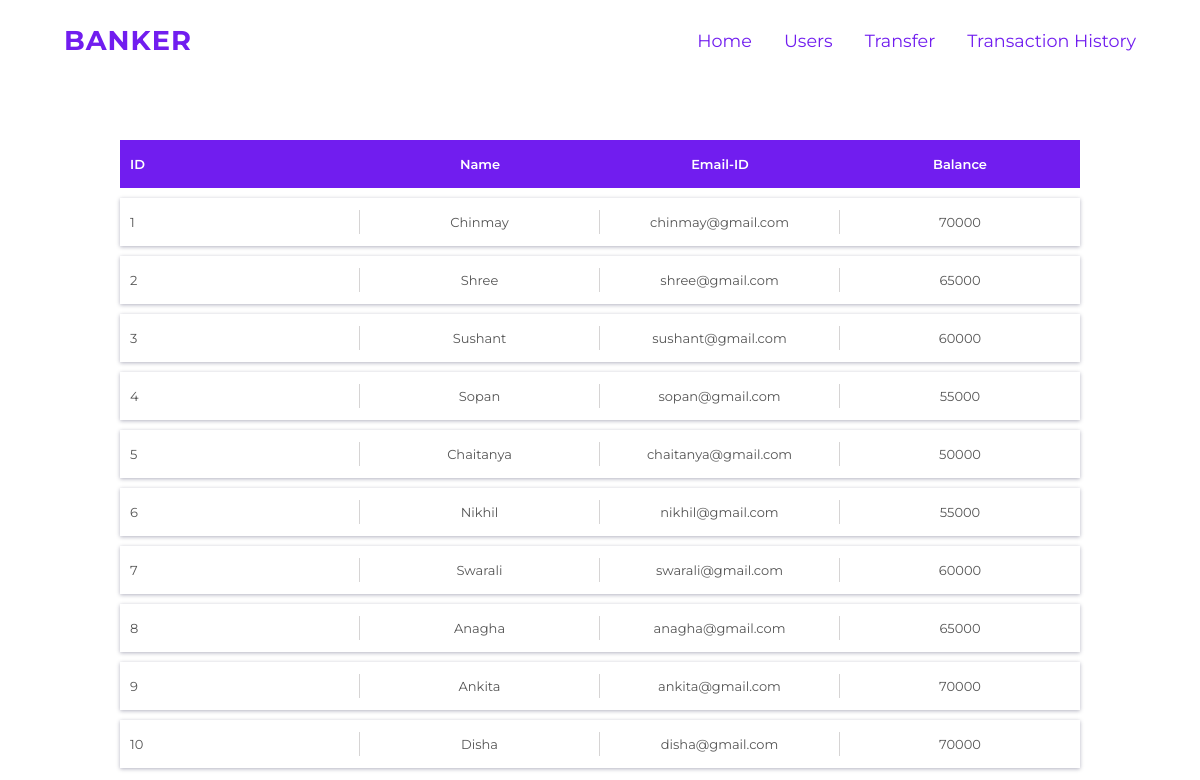
The page /users.php on the database its author committed.
### tables this page shows
CREATE TABLE `accounts` (
  `id` varchar(3) NOT NULL,
  `name` varchar(50) NOT NULL,
  `email` varchar(70) NOT NULL,
  `balance` varchar(12) NOT NULL
);

### users.php (the view, shortened to what this page needs)
<?php
include('config.php');
$sql = "SELECT * FROM `accounts`";
$result = mysqli_query($con, $sql);
?>
<!DOCTYPE html>
<html lang="en">
<head>
    <link rel="stylesheet" href="https://cdnjs.cloudflare.com/ajax/libs/font-awesome/5.15.1/css/all.min.css">
    <link rel="stylesheet" href="css/style.css">
    <link rel="stylesheet" href="css/users.css">
    <link rel="stylesheet" href="css/preloader.css">
</head>
<body onload="load()">
    <header>
        <h1>Banker</h1>
        <section class="menu">
            <ul class="menu-list">
                <li><a href="index.php">Home</a></li>
                <li><a href="users.php">Users</a></li>
                <li><a href="transfer.php">Transfer</a></li>
                <li><a href="history.php">Transaction History</a></li>
            </ul>
        </section>
    </header>
    <section class="container">
        <div class="table-box">
            <div class="table-row table-head">
                <div class="table-cell first-cell">
                    <p>ID</p>
                </div>
                <div class="table-cell">
                    <p>Name</p>
                </div>
                <div class="table-cell">
                    <p>Email-ID</p>
                </div>
                <div class="table-cell last-cell">
                    <p>Balance</p>
                </div>
            </div>
            <?php
                while($row = mysqli_fetch_assoc($result)){
                    echo
                    "<div class='table-row'>
                        <div class='table-cell first-cell'>
                            <p>".$row['id']."</p>
                        </div>
                        <div class='table-cell'>
                            <p>". $row['name'] ."</p>
                        </div>
                        <div class='table-cell'>
                            <p>". $row['email'] . "</p>
                        </div>
                        <div class='table-cell last-cell'>
                            <p>". $row['balance'] . "</p>
                        </div>
                    </div>";
                }
                ?>
    </div>
    </section>
</body>
</html>

### css/style.css (style rules this page uses)
* { margin: 0; padding: 0; box-sizing: border-box; font-family: 'Montserrat', sans-serif; }
body { min-height: 100vh; width: 100%; background-color: #fff; display: flex; flex-direction: column; }
header { color: #711def; position: fixed; top: 0; height: 80px; width: 100%; display: flex; justify-content: space-between; align-items: center; padding: 10px 64px; font-size: 16px; position: relative; }
header h1 { text-transform: uppercase; font-size: 1.7em; letter-spacing: 1px; }
.menu { display: flex; }
.menu-list { list-style: none; display: flex; }
.menu-list li { display: inline-block; margin-left: 32px; font-size: 1.1em; cursor: pointer; transition: color 0.3s; }
.menu-list li a { color: #711def; text-decoration: none }

### css/users.css (style rules this page uses)
.container { display: flex; align-items: center; justify-content: center; }
.container .table-box { margin: 50px auto; width: 100%; }
.table-row { display: table; width: 80%; margin: 10px auto; font-family: sans-serif; background: transparent; padding: 12px 0; color: #555; font-size: 13px; box-shadow: 0 1px 4px 0px rgba(0,0,50,0.3); }
.table-head { background: #711def; box-shadow: none; color: #fff; font-weight: 600; }
.table-head .table-cell { border-right: none; }
.table-cell { display: table-cell; width: 20%; text-align: center; padding: 4px 0; border-right: 1px solid #d6d4d4; vertical-align: middle; }
.first-cell { text-align: left; padding-left: 10px; }
.last-cell { border-right: none; }

### rows shown on the page
accounts: id "1", name "Chinmay", email "chinmay@gmail.com", balance "70000"
accounts: id "2", name "Shree", email "shree@gmail.com", balance "65000"
accounts: id "3", name "Sushant", email "sushant@gmail.com", balance "60000"
accounts: id "4", name "Sopan", email "sopan@gmail.com", balance "55000"
accounts: id "5", name "Chaitanya", email "chaitanya@gmail.com", balance "50000"
accounts: id "6", name "Nikhil", email "nikhil@gmail.com", balance "55000"
accounts: id "7", name "Swarali", email "swarali@gmail.com", balance "60000"
accounts: id "8", name "Anagha", email "anagha@gmail.com", balance "65000"
accounts: id "9", name "Ankita", email "ankita@gmail.com", balance "70000"
accounts: id "10", name "Disha", email "disha@gmail.com", balance "70000"
